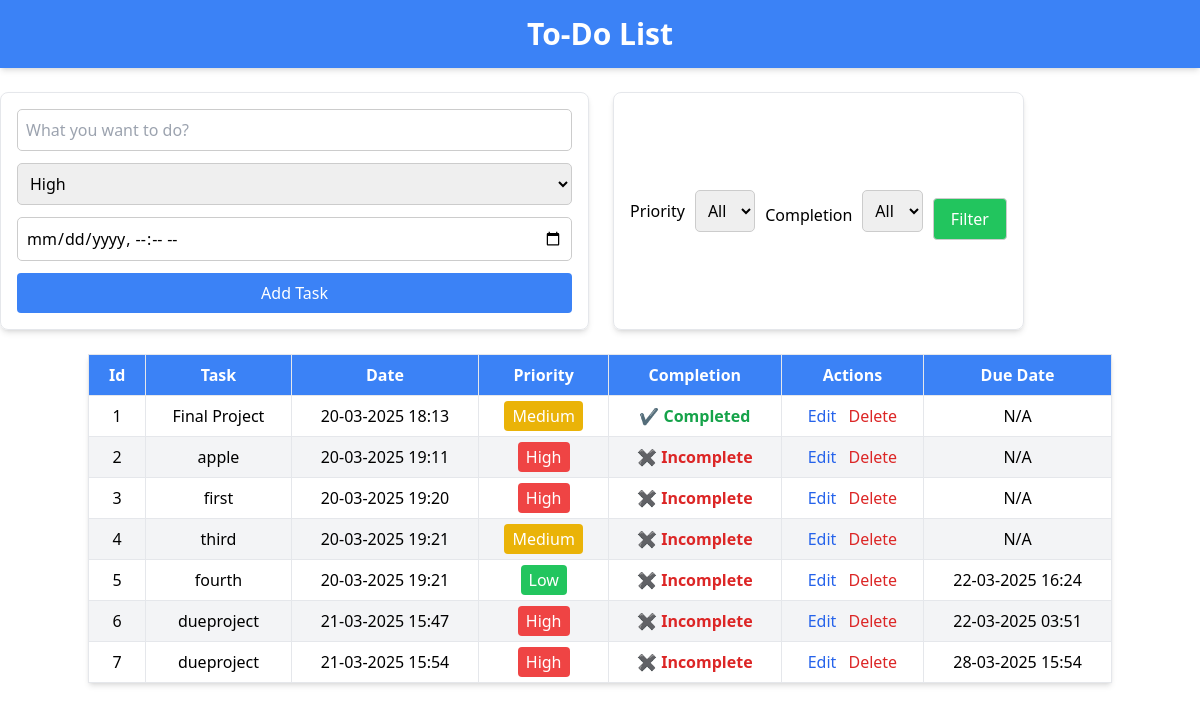
The app's page /, older data.
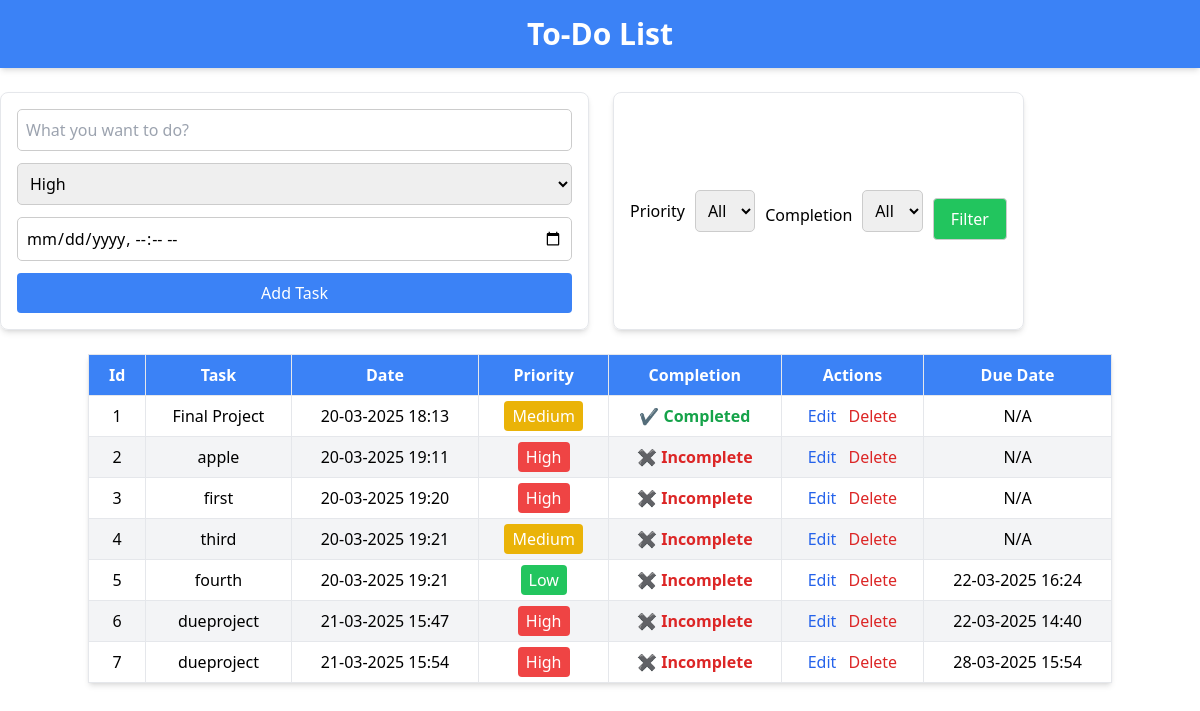
The same page, newer data.
### app.py (models this page shows)
class Task(db.Model):
    id = db.Column(db.Integer,primary_key=True)
    task = db.Column(db.String(200),nullable=False)
    date = db.Column(db.DateTime,default=datetime.utcnow)
    priority = db.Column(db.String,nullable=False,default="Medium")
    completion = db.Column(db.String,nullable=False,default="Incomplete")
    due_date = db.Column(db.DateTime,nullable=True)

### app.py (the view, shortened to what this page needs)
@app.route('/',methods=['GET','POST'])
def homepage():
    Tasks = Task.query
    priority_filter = request.args.get("priority_filter","")
    completion_filter = request.args.get("completion_filter","")
    if priority_filter and priority_filter!="All":
        Tasks = Tasks.filter(Task.priority == priority_filter)
    if completion_filter and completion_filter!="All":
        Tasks = Tasks.filter(Task.completion == completion_filter)
    Tasks = Tasks.all()
    return render_template('index.html',tasks=Tasks)

### templates/index.html (shortened to what this page needs)
<!DOCTYPE html>
<html lang="en">
<head>
    <script src="https://cdn.tailwindcss.com"></script>
    <link rel="stylesheet" href="{{ url_for('static', filename='css/style.css') }}">
</head>
<body>
    <div class="bg-blue-500 text-white py-4 text-center shadow-md">
        <h1 class="text-3xl font-bold">To-Do List</h1>
    </div>
    <div class="container flex justify-center space-x-6 mt-6">
        <form action="/" method="post" class="space-y-3 border p-4 rounded-lg shadow-md">
            <input type="text" name="task" id="task" placeholder="What you want to do?" class="border p-2 w-full">
            <select name="priority" class="border p-2 w-full">
                <option value="High">High</option>
            </select>
            <input type="datetime-local" name="due_date" class="border p-2 w-full">
            <button type="submit" class="bg-blue-500 text-white px-4 py-2 rounded w-full">Add Task</button>
        </form>
        <form action="/" method="get" class="filter-form border p-4 rounded-lg shadow-md">
            <label class="block">Priority</label>
            <select name="priority_filter" class="border p-2 w-full">
                <option value="All">All</option>
            </select>
            <label class="block mt-2">Completion</label>
            <select name="completion_filter" class="border p-2 w-full">
                <option value="All">All</option>
            </select>
            <input type="submit" value="Filter" class="bg-green-500 text-white px-4 py-2 rounded w-full mt-4">
        </form>
    </div>
    {% if tasks %}
<div class="container mx-auto mt-6">
    <table class="w-full border-collapse border border-gray-300 shadow-md">
        <thead class="bg-blue-500 text-white">
            <tr>
                <th class="py-2 px-4 border">Id</th>
                <th class="py-2 px-4 border">Task</th>
                <th class="py-2 px-4 border">Date</th>
                <th class="py-2 px-4 border">Priority</th>
                <th class="py-2 px-4 border">Completion</th>
                <th class="py-2 px-4 border">Actions</th>
                <th class="py-2 px-4 border">Due Date</th>
            </tr>
        </thead>
        <tbody>
            {% for task in tasks %}
            <tr class="text-center {% if loop.index % 2 == 0 %} bg-gray-100 {% endif %}">
                <td class="py-2 px-4 border">{{ task.id }}</td>
                <td class="py-2 px-4 border">{{ task.task }}</td>
                <td class="py-2 px-4 border">
                    {% if task.date %}{{ task.date.strftime('%d-%m-%Y %H:%M') }}{% else %}N/A{% endif %}
                </td>
                <td class="py-2 px-4 border">
                    <span class="px-2 py-1 rounded text-white {% if task.priority == 'High' %}bg-red-500{% elif task.priority == 'Medium' %}bg-yellow-500{% else %}bg-green-500{% endif %}">
                        {{ task.priority }}
                    </span>
                </td>
                <td class="py-2 px-4 border">
                    {% if task.completion == 'Complete' %}
                    <span class="text-green-600 font-bold">✔ Completed</span>
                    {% else %}
                    <span class="text-red-600 font-bold">✖ Incomplete</span>
                    {% endif %}
                </td>
                <td class="py-2 px-4 border">
                    <a href="{{ url_for('edit', id=task.id) }}" class="text-blue-600 hover:underline mr-2">Edit</a>
                    <a href="{{ url_for('delete', id=task.id) }}" class="text-red-600 hover:underline">Delete</a>
                </td>
                <td class="py-2 px-4 border">
                    {% if task.due_date %}{{ task.due_date.strftime('%d-%m-%Y %H:%M') }}{% else %}N/A{% endif %}
                </td>
            </tr>
            {% endfor %}
        </tbody>
    </table>
</div>
{% else %}
<h3 class="text-center text-gray-600 mt-6">Add your First Task</h3>
{% endif %}
</body>
</html>

Row changes from the older to the newer data that the page shows:
changed Task id 6: due_date "22-03-2025 03:51" → "22-03-2025 14:40"
